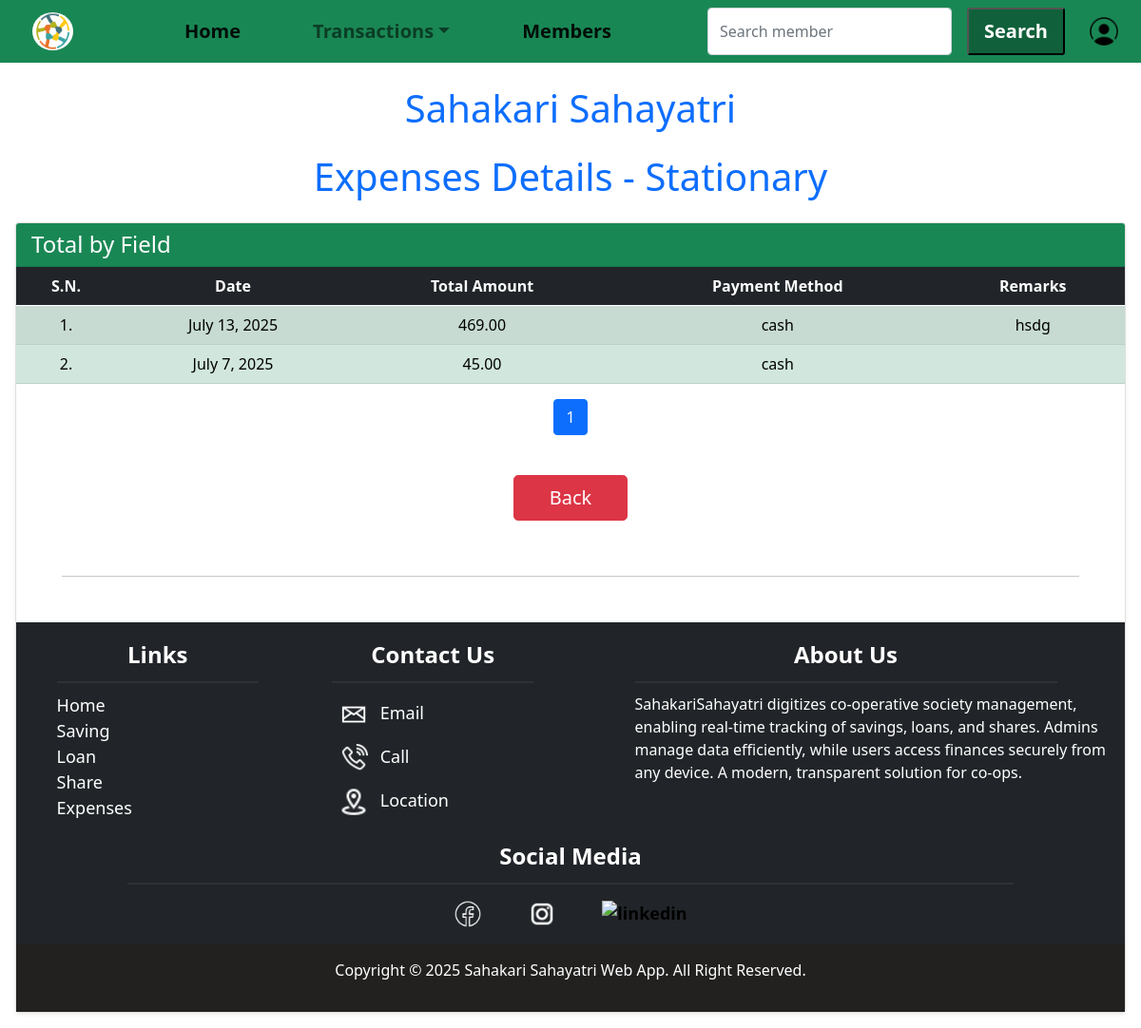
/expenses/details/stationary/ (signed in), run on the app's committed database.
### expenses/models.py (models this page shows, shortened)
class Expense(models.Model):
    date = models.DateField(default=timezone.now)
    category = models.CharField(max_length=30, choices=EXPENSE_CATEGORIES)
    payment_method = models.CharField(max_length=30, choices=PAYMENT_METHODS, default='cash')
    amount = models.DecimalField(max_digits=12, decimal_places=2)
    remarks = models.TextField(blank=True, null=True)
    class Meta:
        ordering = ['-date']

### expenses/views.py (the view)
# urls.py: path('details/<str:category>/', expenses.expenses_details, name='expenses_details'),
@login_required(login_url='loginpage')
def expenses_details(request, category):
    if request.user.is_superuser or request.user.is_staff:
        if category == "interest on saving":
            expenses_qs = YearlyInterest.objects.all().order_by('-date')
            expenses = []
            for exp in expenses_qs:
                prev = getattr(exp, 'previous_interest_amount', Decimal('0.00')) or Decimal('0.00')
                curr = getattr(exp, 'current_interest_amount', Decimal('0.00')) or Decimal('0.00')
                exp.total_interest = prev + curr
                expenses.append(exp)  # Append modified object
        else:
            category = category.lower()
            if category not in CATEGORY_TOTAL_FIELD_MAP:
                messages.error(request, "Invalid category specified.")
                return redirect('expenses_home')
            expenses = Expense.objects.filter(category=category).order_by('-date')
            if not expenses:
                messages.error(request, "No details found for this category.")
                return redirect('expenses_home')
        paginator = Paginator(expenses,10)
        page_number = request.GET.get('page')
        page_obj = paginator.get_page(page_number)
        context = {
            'expenses': expenses,
            'page_obj': page_obj,
            'category': CATEGORY_LABELS.get(category, category),
        }
        return render(request, 'expenses_details.html', context)
    else:
        messages.error(request, "You're not allowed to perform this task.")
        return redirect('home')

### expenses/templates/expenses_details.html (shortened to what this page needs)
{% extends "base.html" %}
{% load static %}
{% block content %}
  <h1 class="mb-4 text-center text-primary">Expenses Details - {{category}}</h1>
  <div class="card m-3 shadow-sm">
    <div class="card-header bg-success text-white">
      <h4 class="mb-0">Total by Field</h4>
    </div>
{% if category == "interest on saving" %}
    <div class="card-body p-0 table-responsive">
      <table class="table table-striped table-hover table-success text-center">
        <thead class="table-dark">
          <tr>
            <th>S.N.</th>
            <th>Date</th>
            <th>Member</th>
            <th>Amount</th>
            <th>Remarks</th>
          </tr>
        </thead>
        <tbody>
          {% for field in page_obj %}
            <tr>
              <td>{{ forloop.counter|add:page_obj.start_index|add:"-1" }}.</td>
              <td>{{ field.date }}</td>
              <td>
                {% if field.customer %}
                  {{ field.customer.name }}
                {% else %}
                  N/A
                {% endif %}
              </td>
              <td>
                {% if field.total_interest %}
                  {{ field.total_interest|floatformat:2 }}
                {% elif field.amount %}
                  {{ field.amount|floatformat:2 }}
                {% else %}
                  0.00
                {% endif %}
              </td>
              <td>{{ field.remarks }}</td>
            </tr>
          {% endfor %}
        </tbody>
      </table>
    </div>
    <nav aria-label="Page navigation">
            <ul class="pagination justify-content-center">
                {% if page_obj.has_previous %}
                    <li class="page-item">
                        <a class="page-link" href="?page=1">1</a>
                    </li>
                    <li class="page-item">
                        <a class="page-link" href="?page={{ page_obj.previous_page_number }}">&larr;</a>
                    </li>
                {% endif %}
                <li class="page-item active">
                    <span class="page-link">{{ page_obj.number }}</span>
                </li>
                {% if page_obj.has_next %}
                    <li class="page-item">
                        <a class="page-link" href="?page={{ page_obj.next_page_number }}">&rarr;</a>
                    </li>
                {% endif %}
                {% if page_obj.paginator.num_pages > 1 %}
                    <li class="page-item">
                        <a class="page-link" href="?page={{ page_obj.paginator.num_pages }}">{{ page_obj.paginator.num_pages }}</a>
                    </li>
                {% endif %}
            </ul>
        </nav>
  </div>
{% else %}
  <div class="card-body p-0 table-responsive">
      <table class="table table-striped table-hover table-success text-center">
        <thead class="table-dark">
          <tr>
            <th>S.N.</th>
            <th>Date</th>
            <th>Total Amount</th>
            <th>Payment Method</th>
            <th>Remarks</th>
          </tr>
        </thead>
        <tbody>
          {% for field in page_obj %}
            <tr>
                <td>{{ forloop.counter|add:page_obj.start_index|add:"-1" }}.</td>
                <td>{{ field.date }}</td>
                <td>{{ field.amount }}</td>
                <td>{{ field.payment_method }}</td>
                <td>{{ field.remarks }}</td>
            </tr>
          {% endfor %}
        </tbody>
      </table>
      <nav aria-label="Page navigation">
            <ul class="pagination justify-content-center">
                <li class="page-item active">
                    <span class="page-link">{{ page_obj.number }}</span>
                </li>
            </ul>
        </nav>
    </div>
{% endif %}
<div class="button-container"><a class="btn btn-lg btn-danger" href="{% url 'expenses_home' %}">Back</a></div>
{% endblock content %}

### static/css/style.css (style rules this page uses)
.card-body { text-align: center; }
.button-container { display: flex; justify-content: center; margin-top: 1rem; }
.button-container .btn { width: 10vw; text-decoration: none; color: #fff; font-weight: 500; margin: 10px; }
.card-body { display: flex; flex-direction: column; justify-content: space-between; padding: 1rem; color: #000; }
html { font-size: 16px; }
body { margin: 0; padding: 0; }

### data on the page
Expense: date "July 13, 2025", amount "469.00", payment_method "cash", remarks "hsdg"
Expense: date "July 7, 2025", amount "45.00", payment_method "cash"

### other printed values
{{ category }} "Stationary"
{{ page_obj.number }} "1"
